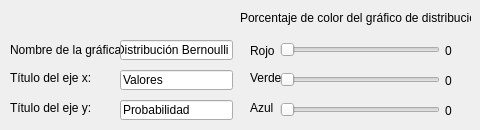
      <widget class="QWidget" name="tab_39">
       <attribute name="title">
        <string>Bernoulli</string>
       </attribute>
       <widget class="QLabel" name="label_165">
        <property name="geometry">
         <rect>
          <x>10</x>
          <y>40</y>
          <width>111</width>
          <height>20</height>
         </rect>
        </property>
        <property name="text">
         <string>Nombre de la gráfica: </string>
        </property>
       </widget>
       <widget class="QLabel" name="label_166">
        <property name="geometry">
         <rect>
          <x>10</x>
          <y>70</y>
          <width>101</width>
          <height>16</height>
         </rect>
        </property>
        <property name="text">
         <string>Título del eje x: </string>
        </property>
       </widget>
       <widget class="QLabel" name="label_167">
        <property name="geometry">
         <rect>
          <x>10</x>
          <y>100</y>
          <width>121</width>
          <height>16</height>
         </rect>
        </property>
        <property name="text">
         <string>Título del eje y: </string>
        </property>
       </widget>
       <widget class="QLineEdit" name="nberno">
        <property name="geometry">
         <rect>
          <x>120</x>
          <y>40</y>
          <width>113</width>
          <height>20</height>
         </rect>
        </property>
        <property name="text">
         <string>Distribución Bernoulli</string>
        </property>
       </widget>
       <widget class="QLineEdit" name="xberno">
        <property name="geometry">
         <rect>
          <x>120</x>
          <y>70</y>
          <width>113</width>
          <height>20</height>
         </rect>
        </property>
        <property name="text">
         <string>Valores</string>
        </property>
       </widget>
       <widget class="QLineEdit" name="yberno">
        <property name="geometry">
         <rect>
          <x>120</x>
          <y>100</y>
          <width>113</width>
          <height>20</height>
         </rect>
        </property>
        <property name="text">
         <string>Probabilidad</string>
        </property>
       </widget>
       <widget class="QLabel" name="label_168">
        <property name="geometry">
         <rect>
          <x>250</x>
          <y>40</y>
          <width>31</width>
          <height>21</height>
         </rect>
        </property>
        <property name="text">
         <string>Rojo</string>
        </property>
       </widget>
       <widget class="QLabel" name="label_169">
        <property name="geometry">
         <rect>
          <x>250</x>
          <y>100</y>
          <width>31</width>
          <height>16</height>
         </rect>
        </property>
        <property name="text">
         <string>Azul</string>
        </property>
       </widget>
       <widget class="QSlider" name="berrojo">
        <property name="geometry">
         <rect>
          <x>280</x>
          <y>40</y>
          <width>160</width>
          <height>19</height>
         </rect>
        </property>
        <property name="maximum">
         <number>100</number>
        </property>
        <property name="orientation">
         <enum>Qt::Horizontal</enum>
        </property>
       </widget>
       <widget class="QLabel" name="label_170">
        <property name="geometry">
         <rect>
          <x>240</x>
          <y>10</y>
          <width>231</width>
          <height>16</height>
         </rect>
        </property>
        <property name="text">
         <string>Porcentaje de color del gráfico de distribución</string>
        </property>
       </widget>
       <widget class="QSlider" name="berverde">
        <property name="geometry">
         <rect>
          <x>280</x>
          <y>70</y>
          <width>160</width>
          <height>19</height>
         </rect>
        </property>
        <property name="maximum">
         <number>100</number>
        </property>
        <property name="orientation">
         <enum>Qt::Horizontal</enum>
        </property>
       </widget>
       <widget class="QLabel" name="label_171">
        <property name="geometry">
         <rect>
          <x>250</x>
          <y>70</y>
          <width>31</width>
          <height>16</height>
         </rect>
        </property>
        <property name="text">
         <string>Verde</string>
        </property>
       </widget>
       <widget class="QSlider" name="berazul">
        <property name="geometry">
         <rect>
          <x>280</x>
          <y>100</y>
          <width>160</width>
          <height>19</height>
         </rect>
        </property>
        <property name="maximum">
         <number>100</number>
        </property>
        <property name="orientation">
         <enum>Qt::Horizontal</enum>
        </property>
       </widget>
       <widget class="QLabel" name="rojober">
        <property name="geometry">
         <rect>
          <x>445</x>
          <y>40</y>
          <width>21</width>
          <height>21</height>
         </rect>
        </property>
        <property name="text">
         <string>0</string>
        </property>
       </widget>
       <widget class="QLabel" name="verdeber">
        <property name="geometry">
         <rect>
          <x>445</x>
          <y>70</y>
          <width>21</width>
          <height>21</height>
         </rect>
        </property>
        <property name="text">
         <string>0</string>
        </property>
       </widget>
       <widget class="QLabel" name="azulber">
        <property name="geometry">
         <rect>
          <x>445</x>
          <y>100</y>
          <width>21</width>
          <height>21</height>
         </rect>
        </property>
        <property name="text">
         <string>0</string>
        </property>
       </widget>
      </widget>
